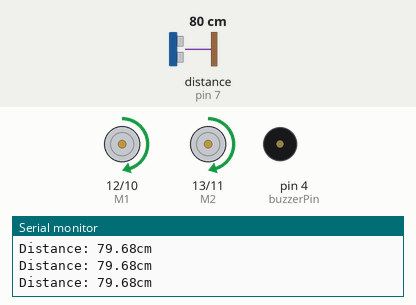
Bench run of a sketch on a simulated Arduino Uno, built with avr-gcc and run on an emulated ATmega328P. Parts: direction and speed pins drawn as motors (green arrow = direction pin HIGH = forward, orange = LOW = backward, longer = more drive), buzzer (waves = sounding, pin HIGH), the last lines printed to the serial monitor. Wiring (inferred from the names in the program): ultrasonic range finder: trigger pin 8; echo pin 7. The inputs (shaded band) are chosen by the test bench; at power-on: distance to the obstacle (sensor on pin 7) 80 cm. The echo pulse lasts 58.3 µs per cm; pins used as bus, display or sensor lines are not drawn.

Above: at 1.2 s.
1.3 s: distance to the obstacle (sensor on pin 7) set to 20 cm
2.8 s: distance to the obstacle (sensor on pin 7) set to 16 cm
At 3.13 s:
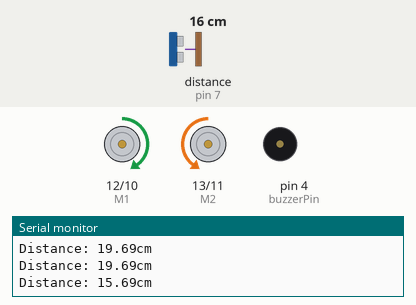
At 5.3 s:
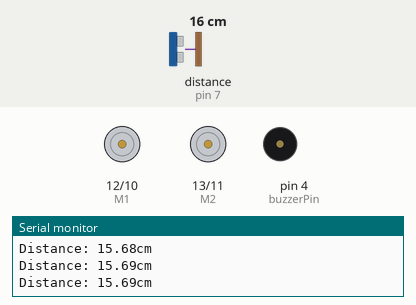
5.8 s: distance to the obstacle (sensor on pin 7) set to 18 cm
At 7.4 s:
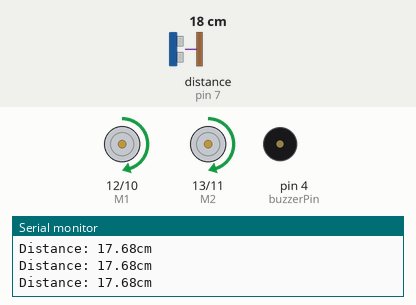
Timing chart, 0 to 8.9 s (numbered marks = the images above; inputs shaded):
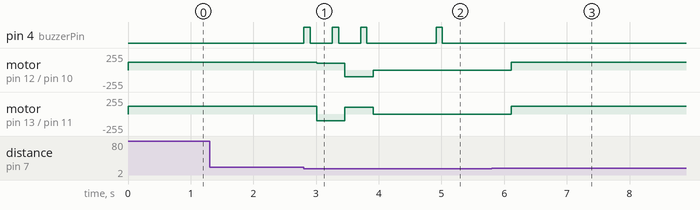

The sketch:

ultrasonic_right_movement.ino
```cpp
//------------Challenge Map Route-------------
/*
     ________
             |
Start +----> |
___     +    |
   |    |    |
   |    |    |________________
   |    ↓                     |
   |         +-------->  End  |
   |__________________________|

*/

//------------Set Arduino Pin Number-------------
const int trigPin = 8;
const int echoPin = 7;
const int buzzerPin = 4;
const int E1 = 10; //LEFT MOTOR
const int M1 = 12;
const int E2 = 11; //RIGHT MOTOR
const int M2 = 13;

//------------Set Distance Number-------------
const int distanceDetect = 17;
const int motorSpeed = 120;
int objectDetect = 0;
float duration, distance;

void setup()
{
  //------------Setup Motor Pin-------------
  pinMode(E1, OUTPUT);
  pinMode(M1, OUTPUT);
  pinMode(E2, OUTPUT);
  pinMode(M2, OUTPUT);

  //------------Setup Ultrasonic Pin-------------
  pinMode(trigPin, OUTPUT);
  pinMode(echoPin, INPUT);

  //------------Setup Buzzer Pin-------------
  pinMode(buzzerPin, OUTPUT);

  //------------Setup Serial Monitor-------------
  Serial.begin(9600);
}

void loop()
{
  //------------Start Trigger Pin-------------
  digitalWrite(trigPin, LOW);
  delayMicroseconds(2);
  digitalWrite(trigPin, HIGH);
  delayMicroseconds(10);
  digitalWrite(trigPin, LOW);

  //------------Calculate Distance-------------
  duration = pulseIn(echoPin, HIGH);
  distance = (duration*.0343)/2;
  Serial.print("Distance: ");
  Serial.print(distance);
  Serial.println("cm");

  //------------Check Distance-------------
  if(distance < distanceDetect)
  {
    objectDetect++;
    if(objectDetect == 1)
    {
      buzzer_beep();
      turn_right();
    }
    else if(objectDetect == 2)
    {
      buzzer_beep();
      turn_left();
    }
    else
    {
      buzzer_beep();
      stop_brake();
    }
  }
  else
  {
    move_forward();
    delay(100);
  }

}

void buzzer_beep()
{
    digitalWrite(buzzerPin, HIGH);
    delay(100);
    digitalWrite(buzzerPin, LOW);
    delay(100);
}

void move_backward()
{
    analogWrite(E1, motorSpeed);
    digitalWrite(M1, LOW);
    analogWrite(E2, motorSpeed);
    digitalWrite(M2, LOW);
    delay(1000);
}

void move_forward()
{
    analogWrite(E1, motorSpeed);
    digitalWrite(M1, HIGH);
    analogWrite(E2, motorSpeed);
    digitalWrite(M2, HIGH);
}

void turn_right()
{
    analogWrite(E1, 100);
    digitalWrite(M1, HIGH);
    analogWrite(E2, 100);
    digitalWrite(M2, LOW);
    delay(250);
}

void turn_left()
{
    analogWrite(E1, 100);
    digitalWrite(M1, LOW);
    analogWrite(E2, 100);
    digitalWrite(M2, HIGH);
    delay(250);
}

void stop_brake()
{
    analogWrite(E1, 0);
    digitalWrite(M1, LOW);
    analogWrite(E2, 0);
    digitalWrite(M2, HIGH);
    delay(1000);
}
```

pointer_function.c
```cpp
#include <stdio.h>

void first() {
    printf("This is First\n");
}

void second() {
    printf("This is Second\n");
}

void (*actions[])() = { second, second };
const int action_count = sizeof(actions) / sizeof(actions[0]);

int main(void) {
    printf("Hello World\n");
    printf("Action Count: %d\n",action_count);
    for(int x=0;x<action_count;x++)
    {
        actions[x]();   // call the function pointer
    }
    return 0;
}
```

Measured:
- the behaviour switches between 18 and 17 cm on distance to the obstacle (sensor on pin 7) (found by bisection; images 0 and 1)
- after the input at 2.8 s, pin 4 (buzzerPin): LOW → HIGH at once, → LOW 0.10 s later, → HIGH 0.35 s later, → LOW 0.10 s later, … (8 changes in this stretch); motor on pin 12 (M1) / pin 10 (E1): forward 120/255 → forward 100/255 after 0.21 s, → backward 100/255 0.45 s later, → stopped 0.45 s later
- after the input at 5.8 s, pin 4 (buzzerPin): stops changing and stays LOW; motor on pin 12 (M1) / pin 10 (E1), motor on pin 13 (M2) / pin 11 (E2): stopped → forward 120/255 after 0.32 s
